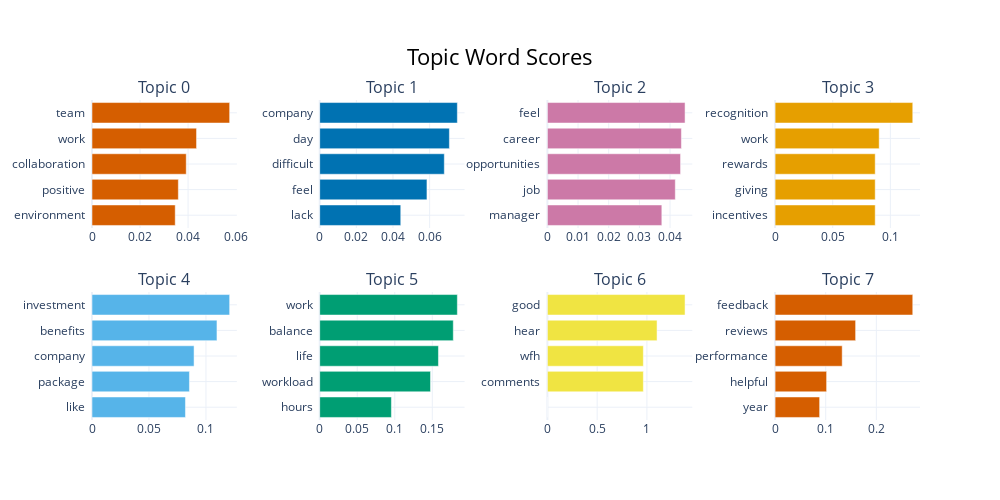

The notebook cell this image was saved under:
### Markdown cell above
### Extract some insights about the individuals from the topics using the more represented keywords

### Code cell
topic_model.visualize_barchart()

### Figure 1 — Plotly figure (JSON) as saved in the notebook; plotly's stock layout.template omitted (floating-point values rounded to 4 significant figures)
{"data": [{"marker": {"color": "#D55E00"}, "orientation": "h", "type": "bar", "x": [0.03465, 0.03595, 0.03924, 0.04352, 0.05731], "xaxis": "x", "y": ["environment  ", "positive  ", "collaboration  ", "work  ", "team  "], "yaxis": "y"}, {"marker": {"color": "#0072B2"}, "orientation": "h", "type": "bar", "x": [0.04423, 0.05853, 0.06801, 0.07077, 0.07513], "xaxis": "x2", "y": ["lack  ", "feel  ", "difficult  ", "day  ", "company  "], "yaxis": "y2"}, {"marker": {"color": "#CC79A7"}, "orientation": "h", "type": "bar", "x": [0.03732, 0.04172, 0.04343, 0.04371, 0.0449], "xaxis": "x3", "y": ["manager  ", "job  ", "opportunities  ", "career  ", "feel  "], "yaxis": "y3"}, {"marker": {"color": "#E69F00"}, "orientation": "h", "type": "bar", "x": [0.08685, 0.08685, 0.08685, 0.09031, 0.1194], "xaxis": "x4", "y": ["incentives  ", "giving  ", "rewards  ", "work  ", "recognition  "], "yaxis": "y4"}, {"marker": {"color": "#56B4E9"}, "orientation": "h", "type": "bar", "x": [0.08202, 0.0855, 0.08956, 0.1097, 0.1208], "xaxis": "x5", "y": ["like  ", "package  ", "company  ", "benefits  ", "investment  "], "yaxis": "y5"}, {"marker": {"color": "#009E73"}, "orientation": "h", "type": "bar", "x": [0.09551, 0.1476, 0.1582, 0.1779, 0.1834], "xaxis": "x6", "y": ["hours  ", "workload  ", "life  ", "balance  ", "work  "], "yaxis": "y6"}, {"marker": {"color": "#F0E442"}, "orientation": "h", "type": "bar", "x": [1e-05, 0.9641, 0.9641, 1.102, 1.383], "xaxis": "x7", "y": ["  ", "comments  ", "wfh  ", "hear  ", "good  "], "yaxis": "y7"}, {"marker": {"color": "#D55E00"}, "orientation": "h", "type": "bar", "x": [0.08798, 0.1018, 0.1325, 0.159, 0.272], "xaxis": "x8", "y": ["year  ", "helpful  ", "performance  ", "reviews  ", "feedback  "], "yaxis": "y8"}], "layout": {"annotations": [{"font": {"size": 16}, "showarrow": false, "text": "Topic 0", "x": 0.0875, "xanchor": "center", "xref": "paper", "y": 1, "yanchor": "bottom", "yref": "paper"}, {"font": {"size": 16}, "showarrow": false, "text": "Topic 1", "x": 0.3625, "xanchor": "center", "xref": "paper", "y": 1, "yanchor": "bottom", "yref": "paper"}, {"font": {"size": 16}, "showarrow": false, "text": "Topic 2", "x": 0.6375, "xanchor": "center", "xref": "paper", "y": 1, "yanchor": "bottom", "yref": "paper"}, {"font": {"size": 16}, "showarrow": false, "text": "Topic 3", "x": 0.9125, "xanchor": "center", "xref": "paper", "y": 1, "yanchor": "bottom", "yref": "paper"}, {"font": {"size": 16}, "showarrow": false, "text": "Topic 4", "x": 0.0875, "xanchor": "center", "xref": "paper", "y": 0.4, "yanchor": "bottom", "yref": "paper"}, {"font": {"size": 16}, "showarrow": false, "text": "Topic 5", "x": 0.3625, "xanchor": "center", "xref": "paper", "y": 0.4, "yanchor": "bottom", "yref": "paper"}, {"font": {"size": 16}, "showarrow": false, "text": "Topic 6", "x": 0.6375, "xanchor": "center", "xref": "paper", "y": 0.4, "yanchor": "bottom", "yref": "paper"}, {"font": {"size": 16}, "showarrow": false, "text": "Topic 7", "x": 0.9125, "xanchor": "center", "xref": "paper", "y": 0.4, "yanchor": "bottom", "yref": "paper"}], "height": 500, "hoverlabel": {"bgcolor": "white", "font": {"family": "Rockwell", "size": 16}}, "showlegend": false, "title": {"font": {"color": "Black", "size": 22}, "text": "Topic Word Scores", "x": 0.5, "xanchor": "center", "yanchor": "top"}, "width": 1000, "xaxis": {"anchor": "y", "domain": [0, 0.175], "showgrid": true}, "xaxis2": {"anchor": "y2", "domain": [0.275, 0.45], "showgrid": true}, "xaxis3": {"anchor": "y3", "domain": [0.55, 0.725], "showgrid": true}, "xaxis4": {"anchor": "y4", "domain": [0.825, 1], "showgrid": true}, "xaxis5": {"anchor": "y5", "domain": [0, 0.175], "showgrid": true}, "xaxis6": {"anchor": "y6", "domain": [0.275, 0.45], "showgrid": true}, "xaxis7": {"anchor": "y7", "domain": [0.55, 0.725], "showgrid": true}, "xaxis8": {"anchor": "y8", "domain": [0.825, 1], "showgrid": true}, "yaxis": {"anchor": "x", "domain": [0.6, 1], "showgrid": true}, "yaxis2": {"anchor": "x2", "domain": [0.6, 1], "showgrid": true}, "yaxis3": {"anchor": "x3", "domain": [0.6, 1], "showgrid": true}, "yaxis4": {"anchor": "x4", "domain": [0.6, 1], "showgrid": true}, "yaxis5": {"anchor": "x5", "domain": [0, 0.4], "showgrid": true}, "yaxis6": {"anchor": "x6", "domain": [0, 0.4], "showgrid": true}, "yaxis7": {"anchor": "x7", "domain": [0, 0.4], "showgrid": true}, "yaxis8": {"anchor": "x8", "domain": [0, 0.4], "showgrid": true}}}
